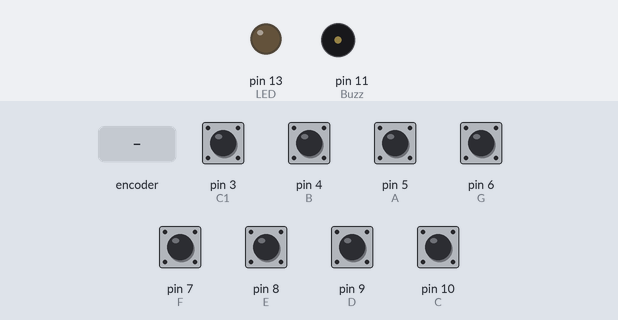
Simulated run of this sketch. Board: Arduino Uno, built with avr-gcc and run on an emulated ATmega328P. Parts: output pins drawn as LEDs (lit = HIGH), buzzer (waves = sounding). Dashed ring = blinking. The test bench sets the inputs (shaded band); at power-on: pin 3 (C1), pin 4 (B), pin 5 (A), pin 6 (G), pin 7 (F), pin 8 (E), pin 9 (D), pin 10 (C) HIGH.

Above: at 1.2 s.
1.3 s: rotary encoder on pin 5 (A) / pin 4 (B) turned 3 steps (first pin leading)
At 1.51 s:
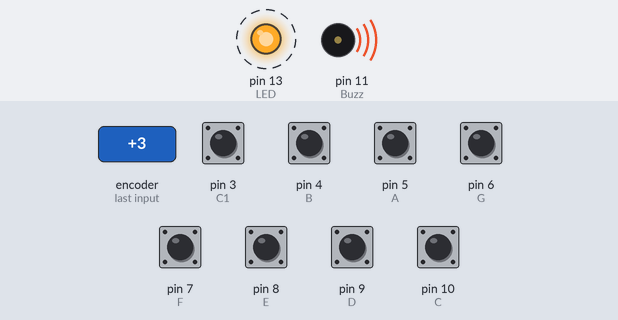
Timing chart, 0 to 4.3 s (numbered marks = the images above; inputs shaded):
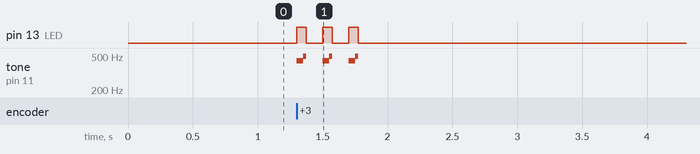

The sketch:

piano_geo_proggramer.ino
```cpp
#define do 264
#define re 297
#define mi 330
#define fa 352
#define so 396
#define la 440
#define si 495
#define do1 528

const int C = 10;
const int D = 9;
const int E = 8;
const int F = 7;
const int G = 6;
const int A = 5;
const int B = 4;
const int C1 = 3;


const int Buzz = 11;
const int LED = 13;

void setup()
{
  pinMode(LED, OUTPUT);
  pinMode(C, INPUT);
  digitalWrite(C,HIGH);

  pinMode(D, INPUT);
  digitalWrite(D,HIGH);

  pinMode(E, INPUT);
  digitalWrite(E,HIGH);

  pinMode(F, INPUT);
  digitalWrite(F,HIGH);

  pinMode(G, INPUT);
  digitalWrite(G,HIGH);

  pinMode(A, INPUT);
  digitalWrite(A,HIGH);

  pinMode(B, INPUT);
  digitalWrite(B,HIGH);

 pinMode(C1, INPUT);
  digitalWrite(C1,HIGH);

   digitalWrite(LED,LOW);
}

void loop()
{
  while(digitalRead(C) == LOW)
  {
    tone(Buzz,do);
    digitalWrite(LED,HIGH);
  }

  while(digitalRead(D) == LOW)
  {
    tone(Buzz,re);
    digitalWrite(LED,HIGH);
  }

  while(digitalRead(E) == LOW)
  {
    tone(Buzz,mi);
    digitalWrite(LED,HIGH);
  }

  while(digitalRead(F) == LOW)
  {
    tone(Buzz,fa);
    digitalWrite(LED,HIGH);
  }

  while(digitalRead(G) == LOW)
  {
    tone(Buzz,so);
    digitalWrite(LED,HIGH);
  }

  while(digitalRead(A) == LOW)
  {
    tone(Buzz,la);
    digitalWrite(LED,HIGH);
  }

  while(digitalRead(B) == LOW)
  {
    tone(Buzz,si);
    digitalWrite(LED,HIGH);
  }

 while(digitalRead(C1) == LOW)
  {
    tone(Buzz,do1);
    digitalWrite(LED,HIGH);
  }


  noTone(Buzz);
  digitalWrite(LED,LOW);

}
```

Measured:
- after the input at 1.3 s, pin 13 (LED): alternates HIGH for 0.07 s and LOW for 0.13 s, 6 changes in all, then stays LOW, starting at once; tone on pin 11 (Buzz): silent → 440 Hz at once, then repeats every 0.20 s: 495 Hz 0.02 s, silent 0.12 s, 440 Hz 0.05 s, until it stays silent from 1.8 s
